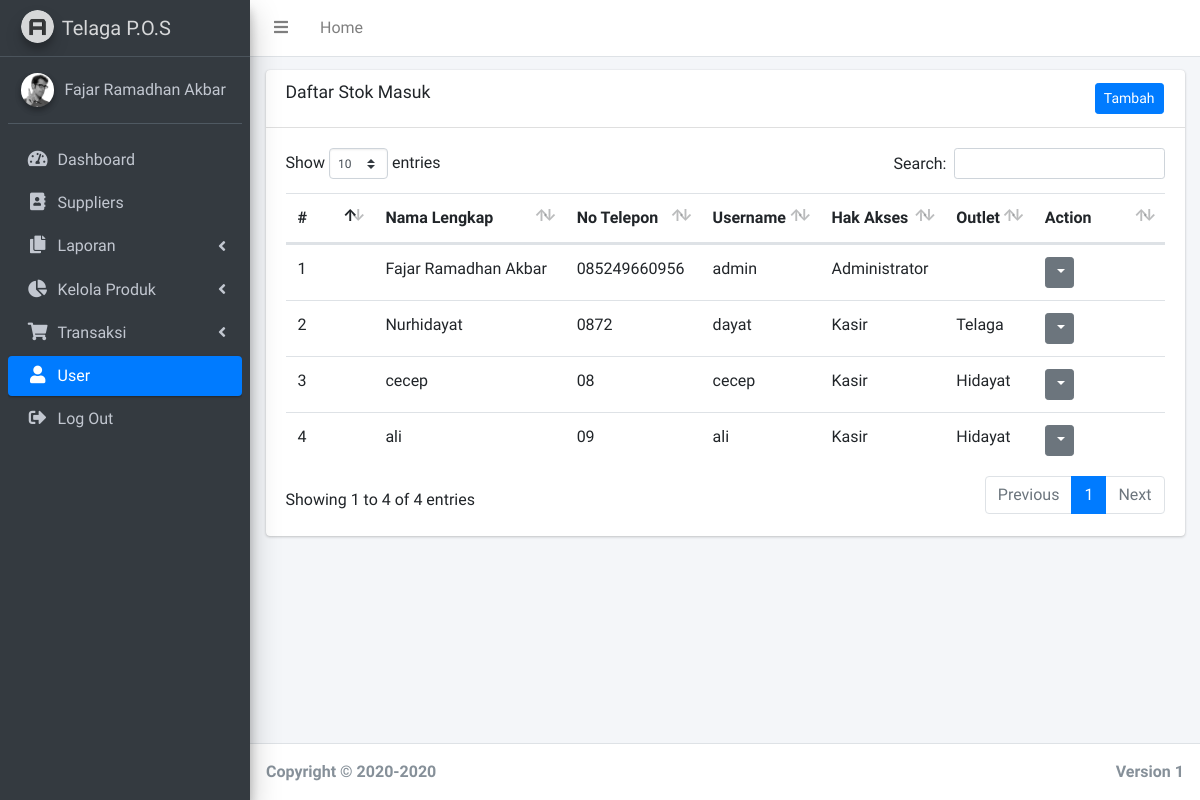
Screenshot of /admin/daftaruser.php (signed in) with the database file from the repository.
### tables this page shows
CREATE TABLE `user` (
  `user_id` int(11) NOT NULL,
  `name` varchar(50) NOT NULL,
  `telp` varchar(50) DEFAULT NULL,
  `address` varchar(255) DEFAULT NULL,
  `username` varchar(50) NOT NULL,
  `password` varchar(50) NOT NULL,
  `level` int(1) NOT NULL COMMENT '1:admin, 2:kasir',
  `created` datetime NOT NULL DEFAULT CURRENT_TIMESTAMP,
  `updated` datetime DEFAULT NULL,
  `outlet_id` int(11) DEFAULT NULL
);

CREATE TABLE `outlet` (
  `outlet_id` int(11) NOT NULL,
  `kasir_id` int(11) NOT NULL,
  `name` varchar(50) NOT NULL,
  `address` text,
  `phone` varchar(20) DEFAULT NULL,
  `created` datetime NOT NULL DEFAULT CURRENT_TIMESTAMP,
  `updated` datetime DEFAULT NULL
);

### admin/daftaruser.php (the view, shortened to what this page needs)
<?php
include "../koneksi.php";
?>
<!DOCTYPE html>
<html lang="en">
<head>
  <link rel="stylesheet" href="../plugins/fontawesome-free/css/all.min.css">
  <link rel="stylesheet" href="../plugins/overlayScrollbars/css/OverlayScrollbars.min.css">
  <link rel="stylesheet" href="../dist/css/adminlte.min.css">
  <link rel="stylesheet" href="../plugins/datatables-bs4/css/dataTables.bootstrap4.min.css">
  <link rel="stylesheet" href="../plugins/datatables-responsive/css/responsive.bootstrap4.min.css">
</head>
<body class="hold-transition sidebar-mini layout-fixed layout-navbar-fixed layout-footer-fixed">
  <div class="wrapper">
    <nav class="main-header navbar navbar-expand navbar-white navbar-light">
      <ul class="navbar-nav">
        <li class="nav-item">
          <a class="nav-link" data-widget="pushmenu" href="#" role="button"><i class="fas fa-bars"></i></a>
        </li>
        <li class="nav-item d-none d-sm-inline-block">
          <a href="index.php" class="nav-link">Home</a>
        </li>
      </ul>
    </nav>
    <aside class="main-sidebar sidebar-dark-primary elevation-4">
      <a href="index.php" class="brand-link">
        <img src="../dist/img/AdminLTELogo.png" alt="AdminLTE Logo" class="brand-image img-circle elevation-3" style="opacity: .8">
        <span class="brand-text font-weight-light">Telaga P.O.S</span>
      </a>
      <div class="sidebar">
        <div class="user-panel mt-3 pb-3 mb-3 d-flex">
          <div class="image">
            <img src="../dist/img/user2-160x160.jpg" class="img-circle elevation-2" alt="User Image">
          </div>
          <div class="info">
            <a href="#" class="d-block"><?php echo $_SESSION['nama']; ?></a>
          </div>
        </div>
        <nav class="mt-2">
          <ul class="nav nav-pills nav-sidebar flex-column" data-widget="treeview" role="menu" data-accordion="false">
            <li class="nav-item has-treeview">
              <a href="index.php" class="nav-link">
                <i class="nav-icon fas fa-tachometer-alt"></i>
                <p>
                  Dashboard
                </p>
              </a>
            </li>
            <li class="nav-item has-treeview">
              <a href="suppliers.php" class="nav-link">
                <i class="nav-icon fas fa-address-book"></i>
                <p>
                  Suppliers
                </p>
              </a>
            </li>
            <li class="nav-item has-treeview">
              <a href="#" class="nav-link">
                <i class="nav-icon fas fa-copy"></i>
                <p>
                  Laporan
                  <i class="fas fa-angle-left right"></i>
                </p>
              </a>
            </li>
            <li class="nav-item has-treeview">
              <a href="#" class="nav-link">
                <i class="nav-icon fas fa-chart-pie"></i>
                <p>
                  Kelola Produk
                  <i class="right fas fa-angle-left"></i>
                </p>
              </a>
            </li>
            <li class="nav-item has-treeview">
              <a href="#" class="nav-link">
                <i class="nav-icon fas fa-shopping-cart"></i>
                <p>
                  Transaksi
                  <i class="fas fa-angle-left right"></i>
                </p>
              </a>
            </li>
            <li class="nav-item has-treeview">
              <a href="daftaruser.php" class="nav-link active">
                <i class="nav-icon fas fa-user"></i>
                <p>
                  User
                </p>
              </a>
            </li>
            <li class="nav-item has-treeview">
              <a href="../logout.php" class="nav-link" onclick=" return confirm('Yakin mau keluar?');">
                <i class="nav-icon fas fa-sign-out-alt"></i>
                <p>
                  Log Out
                </p>
              </a>
            </li>
          </ul>
        </nav>
      </div>
    </aside>
    <div class="content-wrapper">
      <section class="content" style="padding-top:13px">
        <div class="container-fluid">
          <div class="row">
            <div class="col-12">
              <div class="card">
                <div class="card-header">
                  <h3 class="card-title">Daftar Stok Masuk</h3>
                  <table style="float:right">
                    <td>
                      <a href="buatuserbaru.php"><button type="button" class="btn btn-block btn-primary btn-sm">Tambah</button></a>
                    </td>
                  </table>
                </div>
                <?php
                $no = 1;
                $query = "SELECT user.user_id, user.name, user.telp, user.address, user.username, user.level, outlet.name AS outlet_name FROM user left JOIN outlet ON outlet.outlet_id=user.outlet_id ORDER BY level ASC";
                $result = mysqli_query($koneksi, $query); ?>
                <div class="card-body">
                  <table class="table table-hover text-nowrap" id="example1">
                    <thead>
                      <tr>
                        <th>#</th>
                        <th>Nama Lengkap</th>
                        <th>No Telepon</th>
                        <th>Username</th>
                        <th>Hak Akses</th>
                        <th>Outlet</th>
                        <th>Action</th>
                      </tr>
                    </thead>
                    <tbody>
                      <?php
                      while ($user = mysqli_fetch_assoc($result)) { ?>
                        <tr>
                          <td style="width:10%"><?php echo $no++; ?></td>
                          <td><?php echo "$user[name]"; ?></td>
                          <td><?php echo "$user[telp]"; ?></td>
                          <td><?php echo "$user[username]"; ?></td>
                          <td><?php $hakakses = $user['level'] == 1 ? "Administrator" : "Kasir";
                              echo strval($hakakses); ?></td>
                          <td><?php echo "$user[outlet_name]"; ?></td>
                          <td style="width:15%">
                            <div class="dropdown">
                              <a class="btn btn-secondary btn-sm dropdown-toggle" href="#" role="button" id="dropdownMenuLink" data-toggle="dropdown" aria-haspopup="true" aria-expanded="false">
                              </a>
                            </div>
                          </td>
                        </tr>
                      <?php }
                      ?>
                    </tbody>
                  </table>
                </div>
              </div>
            </div>
          </div>
      </section>
    </div>
    <?php
    $tanggal = time();
    $tahun = date("Y", $tanggal);
    ?>
    <footer class="main-footer">
      <strong> <?php echo "Copyright &copy; 2020-" . $tahun; ?>
        <div class="float-right d-none d-sm-inline-block">
          <b>Version</b> 1
        </div>
    </footer>
  </div>
</body>
</html>

### rows the page displays
user: name "Fajar Ramadhan Akbar", telp "085249660956", username "admin", level "Administrator"
user: name "Nurhidayat", telp "0872", username "dayat", level "Kasir", outlet.name "Telaga"
user: name "cecep", telp "08", username "cecep", level "Kasir", outlet.name "Hidayat"
user: name "ali", telp "09", username "ali", level "Kasir", outlet.name "Hidayat"

### other values shown
$_SESSION['nama'] "Fajar Ramadhan Akbar"
